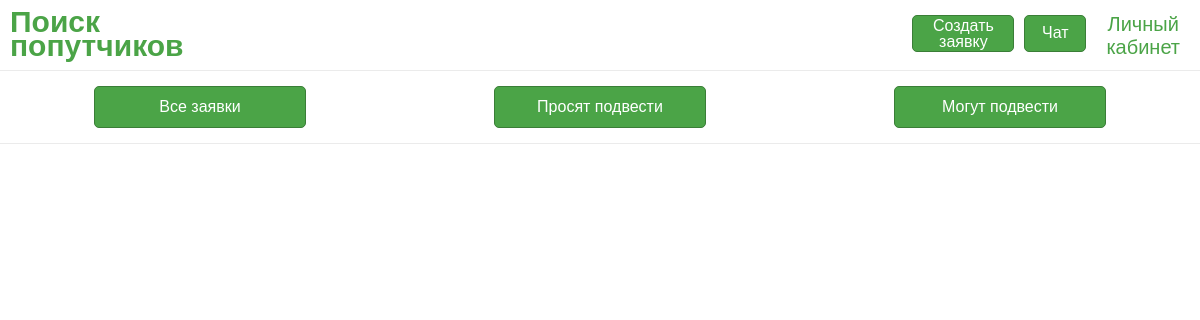
Page /main on the earlier database version.
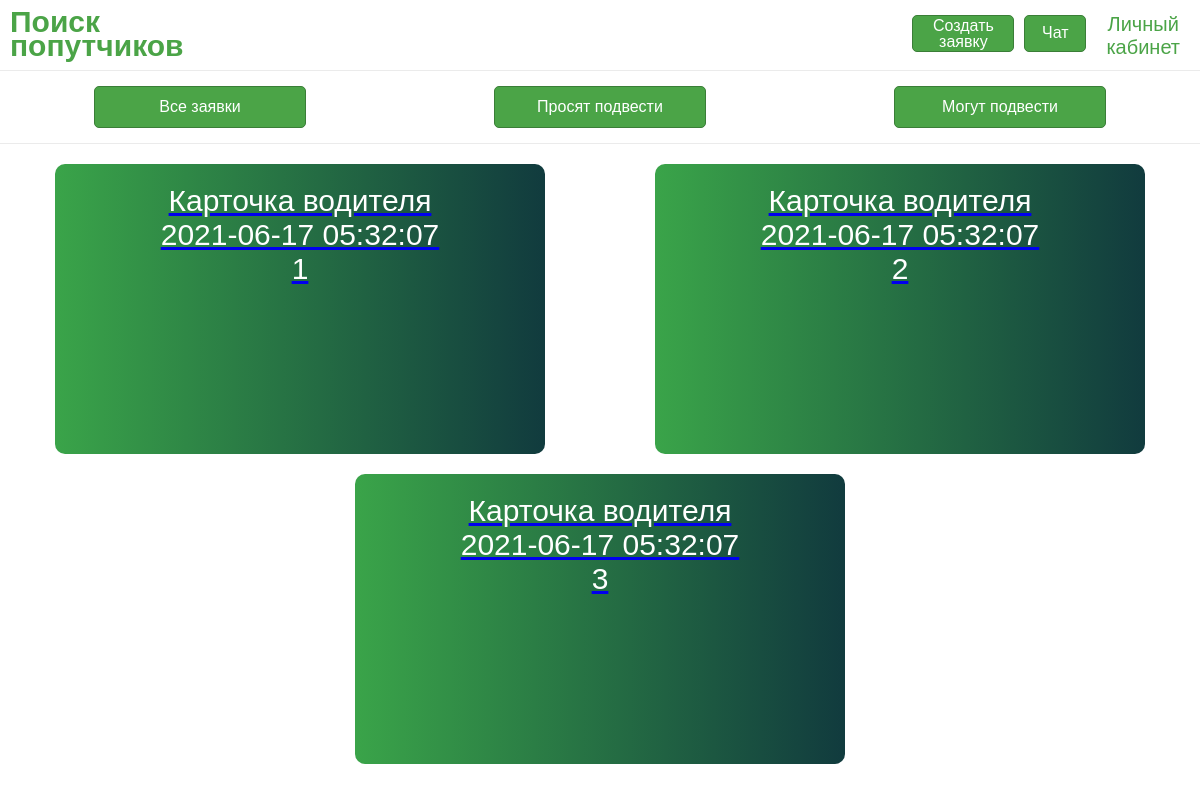
Same page on the later database version.
### tables this page shows
CREATE TABLE posts (
    id INTEGER PRIMARY KEY AUTOINCREMENT,
    isDriver TEXT,
    isType TEXT,
    idPerson INTEGER,
    idBeginPoint INTEGER,
    idEndPoint INTEGER,
    time DATETIME DEFAULT CURRENT_TIMESTAMP,
    text TEXT,
    FOREIGN KEY (idPerson) REFERENCES persons (id) 
     
);

### view.py (the view)
@app.route('/main')
def main():
    return render_template('main.html', posts=db.get_posts())

### db/database.py (called while the page is built)
    def get_db_connection(self):
        conn = sqlite3.connect(self.database_name)
        conn.row_factory = sqlite3.Row
        return conn

    def get_posts(self):
        with self.get_db_connection() as conn:
            posts = conn.execute(POSTS_QUERY).fetchall()
        return posts

### templates/main.html (shortened to what this page needs)
{% extends 'base.html' %}
{% block content %}
    <div class="container-2">
        {% for post in posts %}
            <a href="{{ url_for('about', id=post.id)}}" target="_blank">
                <div class="type-1">
                    <div class="text-in-card">{{ post.isDriver }}</div>
                    <div class="text-in-card">{{ post.time }}</div>
                    <div class="text-in-card">{{ post.id }}</div>
                </div>
            </a>
        {% endfor %}
    </div>
{% endblock %}

### templates/base.html (shortened to what this page needs)
<!DOCTYPE html>
<html>
    <head>
        <link href="/static/style.css" rel="stylesheet" type="text/css" />
    </head>
    <body>
        <div id = "wrap">
            <header>
                <h1 class = "title"><a href=" {{ url_for('main') }} ">Поиск<br> попутчиков</a></h1>
                <div class="container-1">
                    <div class="create_request_button"><div id="text_button2" >Создать заявку</div></div>
                    <div class="chat"><div id="text_button1" >Чат</div></div>
                    <div class="account"><a href=" {{ url_for('users.index') }} ">Личный<br>кабинет</a></div>
                </div>
            </header>
            <nav>
                <div class="menu">
                    <div class="filter_name">Все заявки</div>
                    <div class="filter_name">Просят подвести</div>
                    <div class="filter_name">Могут подвести</div>
                </div>
            </nav>
        </div>
        <main>
            {% block content %}
            {% endblock %}
        </main>
  </body>
</html>

### static/style.css (style rules this page uses)
* { margin: 0; padding: 0; }
header { width: 100%; background: white; border-bottom: 1px solid rgba(59, 61, 61, 0.1); height: 70px; display: flex; justify-content: space-between; }
body { background: white; }
.container-1 { color: rgb(75,164,71); display: flex; justify-content: flex-end; flex: 1; }
.create_request_button { color: white; font-family: 'Franklin Gothic Medium', 'Arial Narrow', Arial, sans-serif; font-stretch: ultra-condensed; background: rgb(75,164,71); border-radius: 5px; border-color: rgb(58, 126, 55); border-style: solid; border-width: 1px; min-height: 35px; min-width: 100px; max-height: 35px; max-width: 100px; margin-top: 15px; margin-right: 10px; transition: .4s; line-height: 1; }
#text_button1 { text-align: center; margin: 8px; }
#text_button2 { text-align: center; margin: 2px; }
.chat { color: white; font-family: 'Franklin Gothic Medium', 'Arial Narrow', Arial, sans-serif; font-stretch: ultra-condensed; background: rgb(75,164,71); border-radius: 5px; border-color: rgb(58, 126, 55); border-style: solid; border-width: 1px; min-height: 35px; min-width: 60px; max-height: 35px; max-width: 60px; margin-top: 15px; transition: .4s; }
.account { font-family: 'Franklin Gothic Medium', 'Arial Narrow', Arial, sans-serif; text-align: center; font-size: 20px; color: rgb(75,164,71); margin-top: 13px; margin-left: 20px; margin-right: 20px; margin-bottom: 25px; transition: .4s; }
.account > a { text-decoration: none; display: inline-block; height: 100%; width: 100%; color: inherit; }
.title { font-size: 30px; font-family: 'Franklin Gothic Medium', 'Arial Narrow', Arial, sans-serif; color:rgb(75,164,71); font-stretch: ultra-condensed; line-height: 0.8; margin: 5px; padding: 5px; text-align: left; flex: 3; }
.title > a { text-decoration: none; display: inline-block; height: 100%; color: inherit; }
body, .menu { margin: 0; padding: 0; }
.menu, .menu .filter_name { display: -webkit-box; display: -ms-flexbox; display: flex; justify-content: space-around; width: 100%; }
.menu { text-align: center; -webkit-box-orient: horizontal; -webkit-box-direction: normal; -ms-flex-direction: row; flex-direction: row; border-bottom: 1px solid rgba(59, 61, 61, 0.1); width: 100%; }
.filter_name { min-height: 30px; min-width: 50px; max-height: 30px; max-width: 200px; text-decoration: none; color: white; font-family: 'Franklin Gothic Medium', 'Arial Narrow', Arial, sans-serif; font-stretch: ultra-condensed; background: rgb(75,164,71); border-radius: 5px; border-color: rgb(58, 126, 55); border-style: solid; border-width: 1px; -webkit-box-align: center; -ms-flex-align: center; align-items: center; -webkit-box-pack: center; -ms-flex-pack: center; justify-content: center; transition: .4s; margin: 15px; padding: 5px; }
.container-2 { display: flex; justify-content: space-around; flex-wrap: wrap; }
.container-2 .type-1 { margin-top: 20px; margin-left: 20px; margin-right: 20px; padding: 20px; height: 250px; width: 450px; left: 0; bottom: 0px; border-radius: 10px; background-image: linear-gradient(to right, rgb(58,164,73), rgb(17,59,62)); cursor: pointer; position: relative; }
.text-in-card { color: white; font-family: 'Franklin Gothic Medium', 'Arial Narrow', Arial, sans-serif; text-align: center; font-size: 30px; }

Differences in the rows shown:
added posts: isDriver "Карточка водителя", time "2021-06-17 05:32:07", id "1"
added posts: isDriver "Карточка водителя", time "2021-06-17 05:32:07", id "2"
added posts: isDriver "Карточка водителя", time "2021-06-17 05:32:07", id "3"
